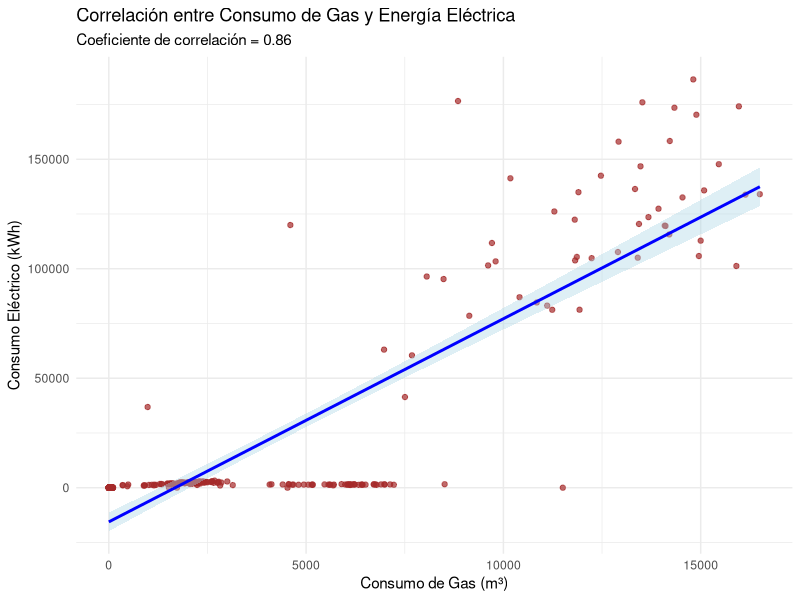

Write R code to recreate this figure.
library(dplyr)
library(ggplot2)
library(lubridate)

data_f <- read.csv("./dataset/data_f.csv", stringsAsFactors = FALSE, sep = ";", check.names = FALSE)

# 2) Convertir FECHA TERMINO a tipo Date, ajustando el formato de día/mes/año si es necesario
data_f$`FECHA TERMINO` <- as.Date(data_f$`FECHA TERMINO`, format = "%d/%m/%Y")

# 3) Convertir CONSUMO a numérico (si en el CSV viene con coma como separador decimal)
data_f$CONSUMO <- as.numeric(gsub(",", ".", data_f$CONSUMO))

# 4) Agrupar y resumir el consumo de GAS por FECHA TERMINO y KEY Equipment
gas_data <- data_f %>%
  filter(CONCEPTO == "GAS") %>%
  group_by(`FECHA TERMINO`, `KEY Equipment`) %>%
  summarise(consumo_gas = sum(CONSUMO, na.rm = TRUE)) %>%
  ungroup()

# 5) Agrupar y resumir el consumo de Energía Eléctrica por FECHA TERMINO y KEY Equipment
elec_data <- data_f %>%
  filter(CONCEPTO == "Energía Eléctrica") %>%
  group_by(`FECHA TERMINO`, `KEY Equipment`) %>%
  summarise(consumo_elec = sum(CONSUMO, na.rm = TRUE)) %>%
  ungroup()

# 6) Combinar ambos data frames por FECHA TERMINO y KEY Equipment
combined_data <- left_join(gas_data, elec_data, by = c("FECHA TERMINO", "KEY Equipment"))

# 7) Calcular la correlación (opcional, pero útil)
corr_value <- cor(combined_data$consumo_gas, combined_data$consumo_elec, use = "complete.obs")
corr_value
# Imprime el valor de correlación en la consola

# 8) Crear el diagrama de dispersión con la línea de regresión
ggplot(combined_data, aes(x = consumo_gas, y = consumo_elec)) +
  geom_point(color = "brown", alpha = 0.7) +  # Puntos
  geom_smooth(method = "lm", color = "blue", fill = "lightblue") +  # Línea de regresión con banda de confianza
  labs(title = "Correlación entre Consumo de Gas y Energía Eléctrica",
       subtitle = paste("Coeficiente de correlación =", round(corr_value, 2)),
       x = "Consumo de Gas (m³)",
       y = "Consumo Eléctrico (kWh)") +
  theme_minimal()